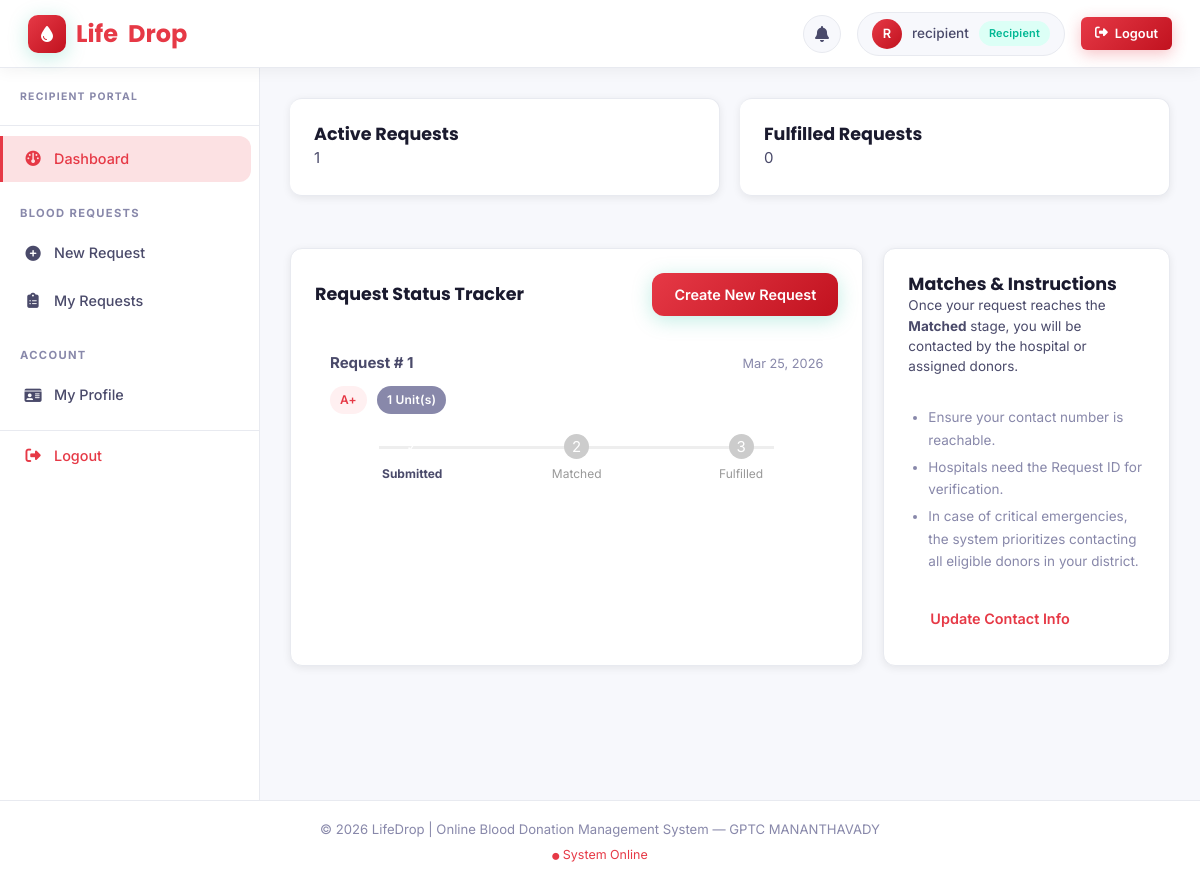
Page /recipient/dashboard.php (signed in) on the committed database.
### tables this page shows
CREATE TABLE `blood_request` (
  `Request_ID` int(11) NOT NULL,
  `Recipient_ID` int(11) NOT NULL,
  `Blood_Group` varchar(5) NOT NULL,
  `Quantity` int(11) NOT NULL DEFAULT 1,
  `District` varchar(50) DEFAULT NULL,
  `Emergency_Status` enum('Yes','No') DEFAULT 'No',
  `Request_Date` timestamp NOT NULL DEFAULT current_timestamp(),
  `Status` enum('Pending','Matched','Fulfilled','Cancelled') DEFAULT 'Pending'
);

### recipient/dashboard.php (the view, shortened to what this page needs)
<?php
require_once dirname(__DIR__) . '/includes/header.php';
$recipient_id = $_SESSION['user_id'];
try {
    $stmt = $pdo->prepare("SELECT
        SUM(CASE WHEN Status IN ('Pending', 'Matched') THEN 1 ELSE 0 END) as Active_Requests,
        SUM(CASE WHEN Status = 'Fulfilled' THEN 1 ELSE 0 END) as Fulfilled_Requests
        FROM BLOOD_REQUEST WHERE Recipient_ID = ?");
    $stmt->execute([$recipient_id]);
    $metrics = $stmt->fetch(PDO::FETCH_ASSOC);
    $active_reqs = $metrics['Active_Requests'] ?: 0;
    $fulfilled_reqs = $metrics['Fulfilled_Requests'] ?: 0;
    $stmt = $pdo->prepare("SELECT * FROM BLOOD_REQUEST WHERE Recipient_ID = ? ORDER BY Request_Date DESC LIMIT 5");
    $stmt->execute([$recipient_id]);
    $recent_requests = $stmt->fetchAll(PDO::FETCH_ASSOC);
} catch (PDOException $e) {
    die("Database Error: A system error occurred. Please try again later.");
}
?>
<div class="dashboard-grid">
    <div class="card stat-card" style="border-left: 4px solid var(--primary-color);">
        <h3>Active Requests</h3>
        <div class="stat-value" style="color: var(--primary-color);">
            <?php echo $active_reqs; ?>
        </div>
    </div>
    <div class="card stat-card" style="border-left: 4px solid var(--success-color);">
        <h3>Fulfilled Requests</h3>
        <div class="stat-value" style="color: var(--success-color);">
            <?php echo $fulfilled_reqs; ?>
        </div>
    </div>
</div>
<div class="dashboard-grid" style="grid-template-columns: 2fr 1fr;">
    <div class="card">
        <div style="display: flex; justify-content: space-between; align-items: center; margin-bottom: 20px;">
            <h3>Request Status Tracker</h3>
            <a href="new_request.php" class="btn btn-primary">Create New Request</a>
        </div>
        <?php if (count($recent_requests) > 0): ?>
            <ul style="list-style: none; padding: 0;">
                <?php foreach ($recent_requests as $req): ?>
                    <li style="border: 1px solid var(--border-color); border-radius: 8px; padding: 15px; margin-bottom: 15px;">
                        <div style="display: flex; justify-content: space-between; align-items: center; margin-bottom: 10px;">
                            <strong>Request #
                                <?php echo $req['Request_ID']; ?>
                            </strong>
                            <span style="font-size: 0.85em; color: var(--text-muted);">
                                <?php echo date('M d, Y', strtotime($req['Request_Date'])); ?>
                            </span>
                        </div>
                        <div style="display: flex; gap: 10px; margin-bottom: 15px;">
                            <span class="badge badge-danger">
                                <?php echo htmlspecialchars($req['Blood_Group']); ?>
                            </span>
                            <span class="badge" style="background:var(--text-muted); color:white;">
                                <?php echo $req['Quantity']; ?> Unit(s)
                            </span>
                        </div>
                        <div style="display: flex; justify-content: space-between; position: relative; margin-top:20px;">
                            <?php
                            $status = $req['Status'];
                            $is_matched = in_array($status, ['Matched', 'Fulfilled']);
                            $is_fulfilled = $status === 'Fulfilled';
                            ?>
                            <div style="text-align: center; z-index: 2; flex:1;">
                                <div
                                    style="width: 25px; height: 25px; border-radius: 50%; background: var(--success-color); color: white; line-height: 25px; margin: 0 auto 5px;">
                                    ✓</div>
                                <div style="font-size: 0.8em; font-weight:bold;">Submitted</div>
                            </div>
                            <div style="text-align: center; z-index: 2; flex:1;">
                                <div
                                    style="width: 25px; height: 25px; border-radius: 50%; background: <?php echo $is_matched ? 'var(--success-color)' : '#ccc'; ?>; color: white; line-height: 25px; margin: 0 auto 5px;">
                                    <?php echo $is_matched ? '✓' : '2'; ?>
                                </div>
                                <div style="font-size: 0.8em; <?php echo $is_matched ? 'font-weight:bold;' : 'color:#999;'; ?>">
                                    Matched</div>
                            </div>
                            <div style="text-align: center; z-index: 2; flex:1;">
                                <div
                                    style="width: 25px; height: 25px; border-radius: 50%; background: <?php echo $is_fulfilled ? 'var(--success-color)' : '#ccc'; ?>; color: white; line-height: 25px; margin: 0 auto 5px;">
                                    <?php echo $is_fulfilled ? '✓' : '3'; ?>
                                </div>
                                <div
                                    style="font-size: 0.8em; <?php echo $is_fulfilled ? 'font-weight:bold;' : 'color:#999;'; ?>">
                                    Fulfilled</div>
                            </div>
                        </div>
                    </li>
                <?php endforeach; ?>
            </ul>
        <?php endif; ?>
    </div>
    <div class="card">
        <h3>Matches & Instructions</h3>
        <p style="font-size:0.9em; color:var(--text-color); line-height:1.5;">
            Once your request reaches the <strong>Matched</strong> stage, you will be contacted by the hospital or
            assigned donors.
        </p>
        <ul style="font-size:0.9em; padding-left: 20px; color:var(--text-muted);">
            <li style="margin-bottom: 5px;">Ensure your contact number is reachable.</li>
            <li style="margin-bottom: 5px;">Hospitals need the Request ID for verification.</li>
            <li>In case of critical emergencies, the system prioritizes contacting all eligible donors in your district.
            </li>
        </ul>
        <br>
        <a href="profile.php" class="btn" style="width:100%; text-align:center;">Update Contact Info</a>
    </div>
</div>
<?php require_once dirname(__DIR__) . '/includes/footer.php'; ?>

### assets/css/style.css (style rules this page uses)
:root { --primary: #e63946; --primary-dark: #c1121f; --primary-light: #fff0f1; --primary-glow: rgba(230, 57, 70, 0.15); --accent-red: #e63946; --accent-red-dark: #c1121f; --accent-red-light: #fff0f1; --text-dark: #1a1a2e; --text-body: #4a4a6a; --text-muted: #8888aa; --bg-page: #f7f8fc; --bg-card: #ffffff; --border: #e8eaf0; --success: #00b894; --warning: #f39c12; --danger: #e63946; --info: #0984e3; --shadow-xs: 0 1px 3px rgba(0, 0, 0, 0.06); --shadow-sm: 0 2px 8px rgba(0, 0, 0, 0.08); --shadow-md: 0 4px 20px rgba(0, 0, 0, 0.10); --shadow-lg: 0 8px 40px rgba(0, 0, 0, 0.12); --shadow-primary: 0 4px 20px rgba(0, 184, 148, 0.25); --sidebar-w: 260px; --topbar-h: 68px; --radius-sm: 6px; --radius-md: 12px; --radius-lg: 20px; --radius-xl: 30px; --transition: all 0.25s cubic-bezier(0.4, 0, 0.2, 1); }
*, *::before, *::after { margin: 0; padding: 0; box-sizing: border-box; }
html { scroll-behavior: smooth; }
body { font-family: 'Inter', 'Segoe UI', sans-serif; background-color: var(--bg-page); color: var(--text-body); line-height: 1.65; font-size: 15px; }
h1, h2, h3, h4, h5 { font-family: 'Poppins', sans-serif; color: var(--text-dark); line-height: 1.3; }
a { color: var(--primary); text-decoration: none; transition: var(--transition); }
.btn { display: inline-flex; align-items: center; gap: 7px; padding: 10px 22px; font-family: 'Inter', sans-serif; font-size: 0.9rem; font-weight: 600; border: none; border-radius: var(--radius-md); cursor: pointer; text-decoration: none; transition: var(--transition); white-space: nowrap; }
.btn-primary { background: linear-gradient(135deg, var(--primary), var(--primary-dark)); color: white; box-shadow: var(--shadow-primary); }
.card { background: var(--bg-card); border-radius: var(--radius-md); border: 1px solid var(--border); padding: 24px; margin-bottom: 24px; box-shadow: var(--shadow-sm); transition: var(--transition); }
.dashboard-grid { display: grid; grid-template-columns: repeat(auto-fit, minmax(220px, 1fr)); gap: 20px; margin-bottom: 28px; }
.badge { display: inline-flex; align-items: center; gap: 4px; padding: 4px 10px; border-radius: var(--radius-xl); font-size: 0.75rem; font-weight: 600; letter-spacing: 0.02em; }
.badge-danger, .badge-rejected { background: var(--accent-red-light); color: var(--accent-red); }

### rows in the picture
blood_request: Request_ID "1", Request_Date "Mar 25, 2026", Blood_Group "A+", Quantity "1", Status "2"

### other values in the picture
substr($_SESSION['user_name'] ?? $_SESSION['role'], 0, 1) "R"
$_SESSION['user_name'] "recipient"
$_SESSION['role'] "Recipient"
$active_reqs "1"
$fulfilled_reqs "0"
